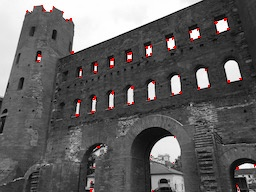

Source code (Python):
import cv2
import numpy as np
import lib8190
import matplotlib.pyplot as plt
import sys,os
sys.path.append(os.getcwd())
from q21_30 import lib2130
from q01_10 import lib0110
from q61_70 import lib6170

if __name__ == '__main__':
    img = cv2.imread("Gasyori100knock/Question_81_90/thorino.jpg")
    
    out = lib8190.Harris_corner_detection(img, Gk=3, Gsigma=3, k=0.04, threshold=0.1).clip(0,255).astype(np.uint8)
    
    cv2.imshow("imori", out)
    cv2.waitKey(0)
    cv2.imwrite("q81_90/083.jpg", out)
    cv2.destroyAllWindows()
